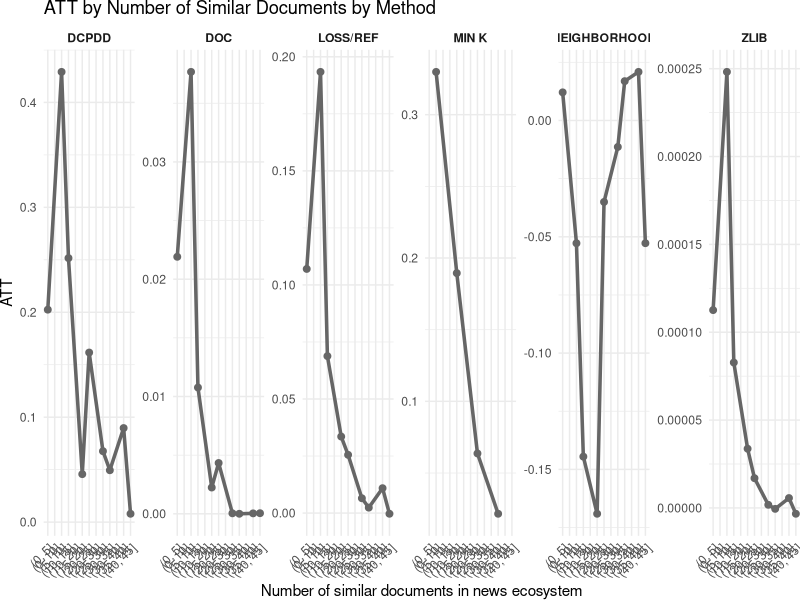
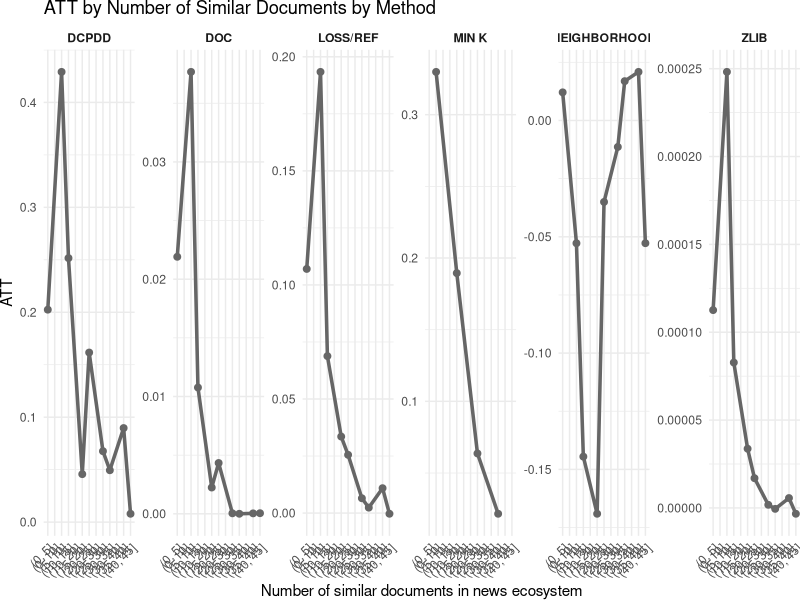

Generate these figures, in order, with R:
library(tidyverse)

# Read both files
loss <- read_csv("loss.csv") %>% mutate(method = if_else(method == "loss", "loss/ref", method))
min_k <- read_csv("min_k.csv")
dcpdd <- read_csv("dcpdd.csv")
neighborhood <- read_csv("neighborhood.csv")
zlib <- read_csv("zlib.csv")
doc <- read_csv("doc.csv")

# Combine
combined <- bind_rows(loss, min_k, dcpdd, neighborhood, zlib, doc)

combined <- combined %>%
  mutate(method = str_to_upper(str_replace_all(method, "_", " ")))

# Extract numeric lower bounds for ordering
combined <- combined %>%
  mutate(size_bin = factor(size_bin, levels = combined %>%
                             distinct(size_bin) %>%
                             mutate(bin_order = as.numeric(str_extract(size_bin, "(?<=\\()[0-9]+"))) %>%
                             arrange(bin_order) %>%
                             pull(size_bin)))

# Plot with 5 columns, 1 row
ggplot(combined, aes(x = size_bin, y = delta_mean, group = method)) +
  geom_line(color = "grey40", size = 1.2) +
  geom_point(color = "grey40", size = 2) +
  facet_wrap(~ method, nrow = 1, scales = "free_y") +
  labs(
    x = "Number of similar documents in news ecosystem", 
    y = "ATT",
    title = "ATT by Number of Similar Documents by Method"
  ) +
  theme_minimal() +
  theme(
    axis.text.x = element_text(angle = 45, hjust = 1),
    strip.text = element_text(face = "bold"), 
    legend.position = "none",  # Remove legend since method is shown in facet titles
    panel.background = element_rect(fill = "white", color = NA),
    plot.background = element_rect(fill = "white", color = NA),
    plot.margin = margin(0, 0, 0, 0, "mm")
  )

ggsave("plots/bymethod_5col.png", width = 15, height = 4)  # Adjust width/height as needed
